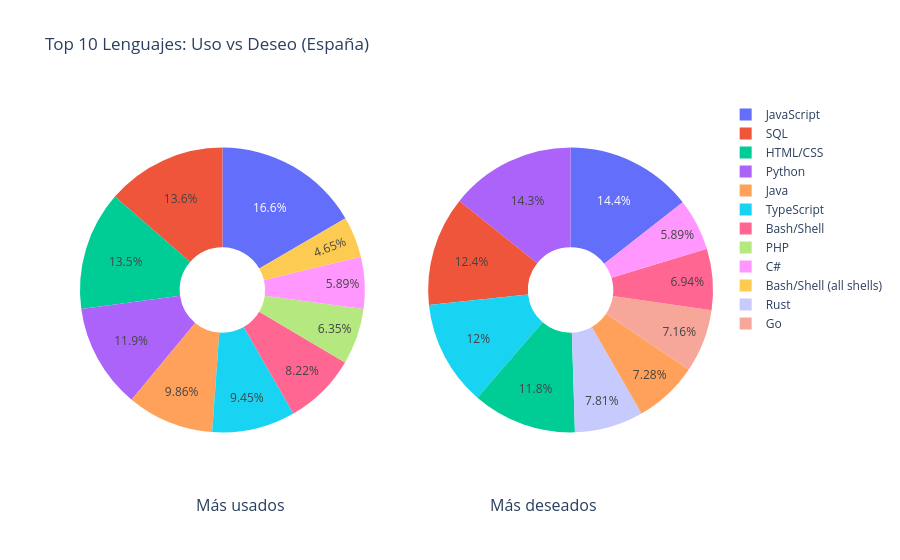

Write notebook code for a chart like this one.
### Markdown cell above
### Comparativa de lenguajes usados VS deseados

Ahora vamos a analizar la evolución de los lenguajes más populares a lo largo de los años para ver si hay tendencias claras de crecimiento o decrecimiento en su uso frentye al  deseo de aprender nuevos lenguajes.

En este punto ya tenemos filtrado el DataFrame con los datos de España y la dedicación, por lo que podemos analizar la evolución de los lenguajes más populares a lo largo de los años para ver si hay tendencias claras de crecimiento o decrecimiento en su uso y deseo

### Code cell
from plotly.offline import init_notebook_mode, iplot, plot

top10_items = list(used_languages.items())[:10]
pie1_list = [count for _, count in top10_items]
labels = list(used_languages.keys())[:10]


top10_items_to_learn = list(desired_languages.items())[:10]
pie2_list = [count for _, count in top10_items_to_learn]
labels2 = list(desired_languages.keys())[:10]

fig = {
    "data": [
        {
            "values": pie1_list,
            "labels": labels,
            "domain": {"x": [0, 0.45]},
            "name": "Más usados",
            "hoverinfo": "label+percent+name",
            "hole": 0.3,
            "type": "pie"
        },
        {
            "values": pie2_list,
            "labels": labels2,
            "domain": {"x": [0.55, 1]},
            "name": "Más deseados",
            "hoverinfo": "label+percent+name",
            "hole": 0.3,
            "type": "pie"
        },
    ],
    "layout": {
        "title": "Top 10 Lenguajes: Uso vs Deseo (España)",
        "annotations": [
            {"font": {"size": 16}, "showarrow": False, "text": "Más usados", "x": 0.18, "y": -0.1},
            {"font": {"size": 16}, "showarrow": False, "text": "Más deseados", "x": 0.82, "y": -0.1},
        ]
    }
}
iplot(fig)

### Figure 1 — Plotly figure (JSON) as saved in the notebook; plotly's stock layout.template omitted (floating-point values rounded to 4 significant figures)
{"data": [{"domain": {"x": [0, 0.45]}, "hole": 0.3, "hoverinfo": "label+percent+name", "labels": ["JavaScript", "SQL", "HTML/CSS", "Python", "Java", "TypeScript", "Bash/Shell", "PHP", "C#", "Bash/Shell (all shells)"], "name": "Más usados", "type": "pie", "values": [3641, 2989, 2967, 2601, 2163, 2074, 1803, 1394, 1293, 1021]}, {"domain": {"x": [0.55, 1]}, "hole": 0.3, "hoverinfo": "label+percent+name", "labels": ["JavaScript", "Python", "SQL", "TypeScript", "HTML/CSS", "Rust", "Java", "Go", "Bash/Shell", "C#"], "name": "Más deseados", "type": "pie", "values": [2320, 2291, 1998, 1925, 1902, 1256, 1170, 1151, 1115, 947]}], "layout": {"annotations": [{"font": {"size": 16}, "showarrow": false, "text": "Más usados", "x": 0.18, "y": -0.1}, {"font": {"size": 16}, "showarrow": false, "text": "Más deseados", "x": 0.82, "y": -0.1}], "title": {"text": "Top 10 Lenguajes: Uso vs Deseo (España)"}}}
